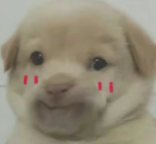
#> input picture Gui Features in OpenCV/demo.png, 156 x 144 px
$ jupyter execute getting_started_with_images.ipynb
#> lines starting #> are read from the running program, lines starting #| are printed output that depends on the picture
# Gui Features in OpenCV——Getting Started with Images
## Learn to load an image, display it, and save it back

加载、展示、保存

Outline(大纲):

如何读入（cv2::imread）图像

如何展示（cv2::imshow）图像

如何写入（cv2::imwrite）图像

[cell 1]
import cv2

[cell 2]
# 加载图像 主要参数文件路径
filepath = "demo.png"

# cv2支持读取多种类型的数据 如tif,jpg,png,jpeg,tiff等
img = cv2.imread(filepath)
#> img is the input picture: shape (144, 156, 3); mean B, G, R 119.3, 138.2, 146

第二个参数，图像的格式，“The second argument is optional and specifies the format in which we want the image”. 第二个参数常用的有：

IMREAD_COLOR loads the image in the BGR 8-bit format. This is the default that is used here.

IMREAD_UNCHANGED loads the image as is (including the alpha channel if present)

IMREAD_GRAYSCALE loads the image as an intensity one

[cell 3]
img_1 = cv2.imread(filepath,cv2.IMREAD_COLOR) # 彩色
img_2 = cv2.imread(filepath,cv2.IMREAD_UNCHANGED)
img_3 = cv2.imread(filepath,cv2.IMREAD_GRAYSCALE) # 灰白
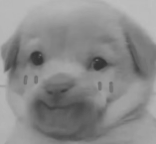
#> img_3: shape (144, 156); min 53, max 191, mean 138.8

所有加载的返回值为有个矩阵

[cell 4]
print(type(img),type(img_1),type(img_2),type(img_3))
#| <class 'numpy.ndarray'> <class 'numpy.ndarray'> <class 'numpy.ndarray'> <class 'numpy.ndarray'>

[cell 5]
# 自然就可以进行索引切片之类的操作
img.shape,img_3.shape
#> Out = ((144, 156, 3), (144, 156))

[cell 6]
img[:10,:10,0]

# 展示

[cell 7]
# 第一个参数代表展示的框的名称，第二个参数代表传入的矩阵（图像）
cv2.imshow("normal read",img)

# 单一的马上图像显示后就会消失，此次先引用后续维持,传入参数0表示维持窗口forever
k = cv2.waitKey(0)
#> (key Esc is pressed here)

[cell 8]
# 尝试不同方式读入的图片（单通道的灰度图片）
cv2.imshow("gray read",img_3)
k = cv2.waitKey(0)
#> (key Esc is pressed here)

# 写入（保存）

[cell 9]
# 写入
# 参数：路径，矩阵
# 正常保存
cv2.imwrite("same_save.png", img)
# 任意截取保存
cv2.imwrite("slice_save.png",img[20:80,20:80,:])
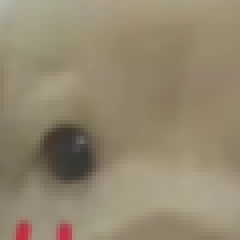
#> saved as slice_save.png: shape (60, 60, 3) (shown 4 times larger); mean B, G, R 111.9, 135.3, 147.6
# 保留单通道
cv2.imwrite("single_channel.png",img_3)
#> Out = True
